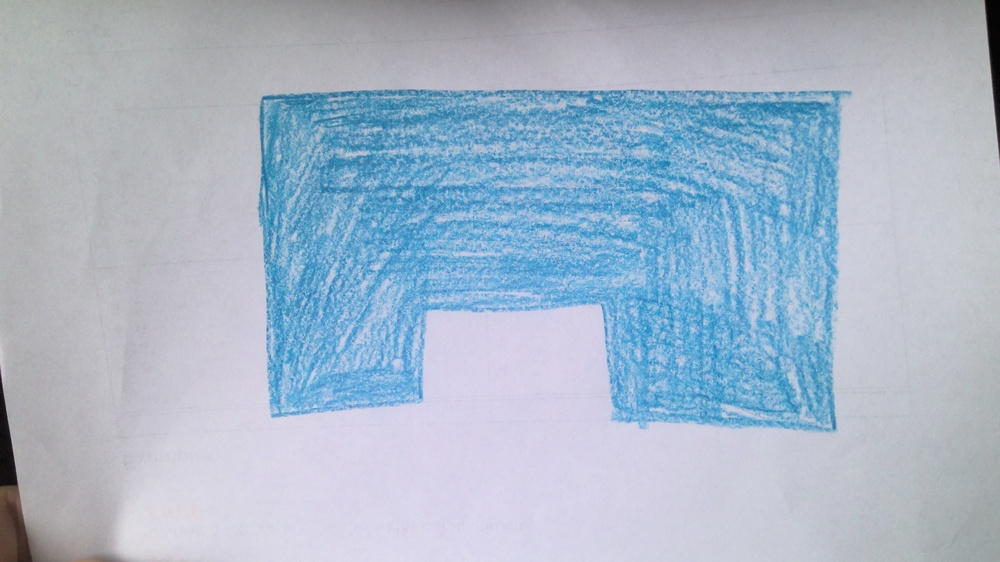
#> input picture Zieldetection/Zielprobe.jpg, 1000 x 562 px, shrunk from 3264 x 1836 before the run, given in place of the camera
$ python scikit2.py   (older library calls are emulated)
#> lines starting #> are read from the running program, lines starting #| are printed output that depends on the picture
#Rechteck kann erkannt werden, aber linien gehen über den Rand

import cv2
import numpy as np
import matplotlib.pyplot as plt
from skimage.draw import rectangle_perimeter
from skimage.transform import hough_line, hough_line_peaks

# Generiere ein Testbild mit einem Rechteck
"""image = np.zeros((100, 100), dtype=np.uint8)
top_left = (5, 25)
bottom_right = (75, 75)
rr, cc = rectangle_perimeter(top_left, bottom_right)
image[rr, cc] = 100
"""

# Define thresholds
min_consecutive_frames = 3  # Minimum frames to consider a rectangle initially
max_missed_frames = 0  # Maximum allowed missed frames before discarding a circle

# Initialize variables for tracking
consecutive_frames = {}  # Dictionary to store frame counts and missed frames
tracked_rectangles = set()  # Set to store lines currently being tracked

# Load the video capture device (i.e., the webcam)
cap = cv2.VideoCapture(0)
while True:
    # Capture a frame from the webcam
    ret, frame = cap.read()
#> frame is the input picture: shape (562, 1000, 3); mean B, G, R 201.1, 183, 166.4
    if frame is not None:
        gray = cv2.cvtColor(frame, cv2.COLOR_BGR2GRAY)
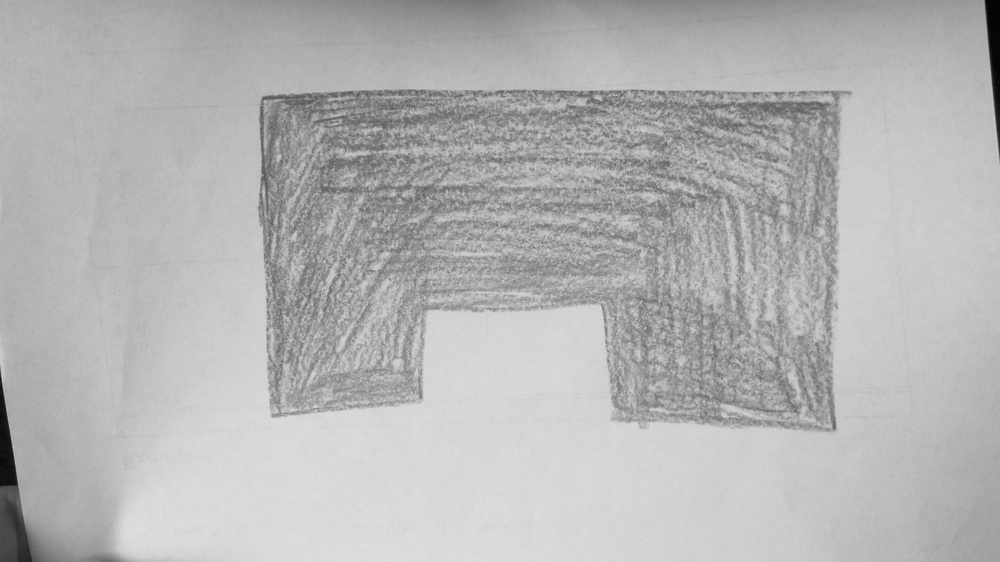
#> gray: shape (562, 1000); min 3, max 224, mean 180.1

    """
    ksize = 3
    gX = cv2.Sobel(gray, ddepth=cv2.CV_32F, dx=1, dy=0, ksize=ksize)
    gY = cv2.Sobel(gray, ddepth=cv2.CV_32F, dx=0, dy=1, ksize=ksize)
    # the gradient magnitude images are now of the floating point data
    # type, so we need to take care to convert them back a to unsigned
    # 8-bit integer representation so other OpenCV functions can operate
    # on them and visualize them
    gX = cv2.convertScaleAbs(gX)
    gY = cv2.convertScaleAbs(gY)
    # combine the gradient representations into a single image
    edges = cv2.addWeighted(gX, 0.5, gY, 0.5, 0)
    """

    # Kantenerkennung mit Canny
    edges = cv2.Canny(gray, 50, 150, apertureSize=3)
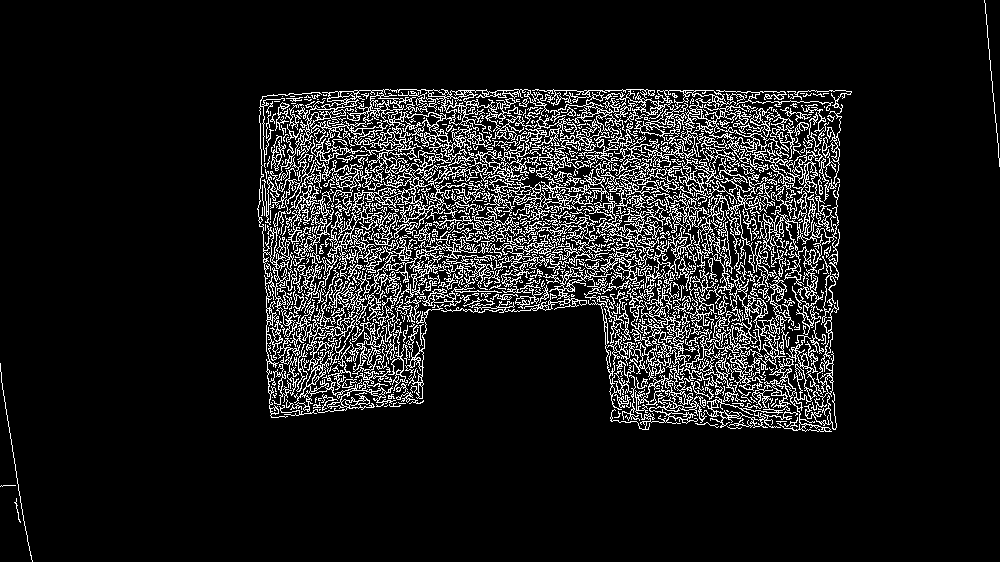
#> edges: shape (562, 1000); 10.7% white in thin lines or dots

    #"""
    cv2.imshow("Edges", edges)


    # Führe die Hough-Transformation für Linien durch
    h, theta, d = hough_line(edges)
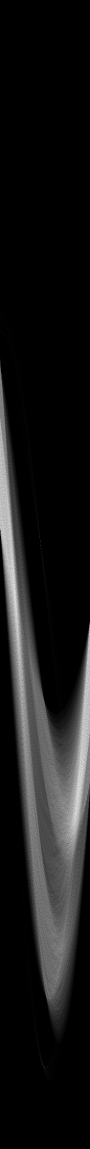
#> h: shape (2297, 180) uint64 (shown at 1/2 size); min 0, max 274, mean 26.1; drawn with min black and max white
#> theta = 180 values from -1.57 to 1.55; d = 2297 values from -1148 to 1148

    # Finde die Peaks in der Hough-Transformierten
    peaks = hough_line_peaks(h, theta, d, min_distance = 100)
#> peaks = ([274, 273, 262, 257, 257, 251, 180, 171, 165, 159, 156, 148, 147], [-1.57, -0.785, 1.08, 0.785, -1.12, 1.55, 0.785, -0.454, -0.0349, 0.506, -0.0175, 0.0349, -0.244], [-90, 243, 481, 499, -8, 232, 687, 499, 255, 750, 672, 825, 228])

    # Extrahiere die Linienparameter der Peaks
    lines = []
    for _, angle, dist in zip(*peaks):
        a = np.cos(angle)
        b = np.sin(angle)
        x0 = a * dist
        y0 = b * dist
        x1 = int(x0 + 1000 * (-b))
        y1 = int(y0 + 1000 * (a))
        x2 = int(x0 - 1000 * (-b))
        y2 = int(y0 - 1000 * (a))
        lines.append((x1, y1, x2, y2))
#> this loop made 13 passes
#> (angle, dist, a, b, x0, y0, x1, y1) on passes 1 to 12: (-1.57, -90, 6.12e-17, -1, -5.51e-15, 90, 1000, 90), (-0.785, 243, 0.707, -0.707, 171.8, -171.8, 878, 535), (1.08, 481, 0.469, 0.883, 225.8, 424.7, -657, 894), (0.785, 499, 0.707, 0.707, 352.8, 352.8, -354, 1059), (-1.12, -8, 0.438, -0.899, -3.51, 7.19, 895, 445), (1.55, 232, 0.0175, 1, 4.05, 232, -995, 249), (0.785, 687, 0.707, 0.707, 485.8, 485.8, -221, 1192), (-0.454, 499, 0.899, -0.438, 448.5, -218.7, 886, 680), (-0.0349, 255, 0.999, -0.0349, 254.8, -8.9, 289, 990), (0.506, 750, 0.875, 0.485, 656, 363.6, 171, 1238), (-0.0175, 672, 1, -0.0175, 671.9, -11.73, 689, 988), (0.0349, 825, 0.999, 0.0349, 824.5, 28.79, 789, 1028)
#> after the loop, lines = 13 items, first 6: (1000, 90, -1000, 89), (878, 535, -535, -878), (-657, 894, 1108, -44), (-354, 1059, 1059, -354), (895, 445, -902, -431), (-995, 249, 1003, 214)


    # Extrahiere die Eckpunkte der Rechtecke aus den Linien
    rectangles = []
    for i in range(len(lines)):
        for j in range(i + 1, len(lines)):
            x1 = lines[i][0]
            y1 = lines[i][1]
            x2 = lines[i][2]
            y2 = lines[i][3]

            x3 = lines[j][0]
            y3 = lines[j][1]
            x4 = lines[j][2]
            y4 = lines[j][3]

            area = abs((x1 - x2) * (y3 - y4)) - abs((x3 - x4) * (y1 - y2))

            # Überprüfen, ob die Linien ein Rechteck bilden
            if area < 1000:
                rectangles.append((x1, y1, x2, y2, x3, y3, x4, y4))
#> this loop made 13 passes
#> after the loop, rectangles = 18 items
    valid_rectangles = []
    #"""
    # Filterung der Rechtecke basierend auf der Konsistenz
    for rectangle in rectangles:
        # Überprüfen, ob das Rechteck konsistent ist
        if rectangle not in tracked_rectangles:
            # Wenn das Rechteck noch nicht verfolgt wird, fügen Sie es der Verfolgungsliste hinzu
            tracked_rectangles.add(rectangle)
            consecutive_frames[rectangle] = 0  # Setze die Anzahl der aufeinanderfolgenden Frames auf 0
        else:
            # Wenn das Rechteck bereits verfolgt wird, erhöhe die Anzahl der aufeinanderfolgenden Frames
            consecutive_frames[rectangle] += 1
            if consecutive_frames[rectangle] >= min_consecutive_frames:
                # Wenn das Rechteck als konsistent betrachtet wird, speichern Sie es und brechen Sie die Schleife ab
                valid_rectangles.append(rectangle)
                break
#> this loop made 18 passes
#> rectangle on passes 1 to 12: (878, 535, -535, -878, -657, 894, 1108, -44), (878, 535, -535, -878, -354, 1059, 1059, -354), (878, 535, -535, -878, 895, 445, -902, -431), (878, 535, -535, -878, -995, 249, 1003, 214), (878, 535, -535, -878, -221, 1192, 1192, -221), (-657, 894, 1108, -44, 895, 445, -902, -431), (-657, 894, 1108, -44, -995, 249, 1003, 214), (-354, 1059, 1059, -354, 895, 445, -902, -431), (-354, 1059, 1059, -354, -995, 249, 1003, 214), (-354, 1059, 1059, -354, -221, 1192, 1192, -221), (895, 445, -902, -431, -995, 249, 1003, 214), (886, 680, 10, -1117, 171, 1238, 1140, -511)
#> after the loop, consecutive_frames = 18 items; tracked_rectangles = 18 items; valid_rectangles = []


    # Zeichnen der konsistenten Rechtecke auf das Bild
    for rectangle in rectangles:
        if rectangle not in valid_rectangles:
            # Wenn das Rechteck nicht konsistent ist, fahre mit dem nächsten Rechteck fort
            print("Not COnsistent")
            continue
        print("Consistent!!!!!!!!!!!!!!!!!")
        #paint rectangle

        x1, y1, x2, y2, x3, y3, x4, y4 = rectangle
        cv2.line(frame, (x1, y1), (x2, y2), (0, 255, 0), 2)
        cv2.line(frame, (x2, y2), (x3, y3), (0, 255, 0), 2)
        cv2.line(frame, (x3, y3), (x4, y4), (0, 255, 0), 2)
        cv2.line(frame, (x4, y4), (x1, y1), (0, 255, 0), 2)
        #for i in range(0, len(rectangle), 2):
        #    cv2.line(frame, (rectangle[i], rectangle[i+1]), (rectangle[(i+2)%8], rectangle[(i+3)%8]), (0, 255, 0), 2)


    cv2.imshow("Frame", frame)

    # Exit the loop if the user presses 'q' key
    if cv2.waitKey(1) & 0xFF == ord('q'):
#> (key q is pressed here)
        break

# Release the video capture device and destroy all windows
cap.release()
cv2.destroyAllWindows()
